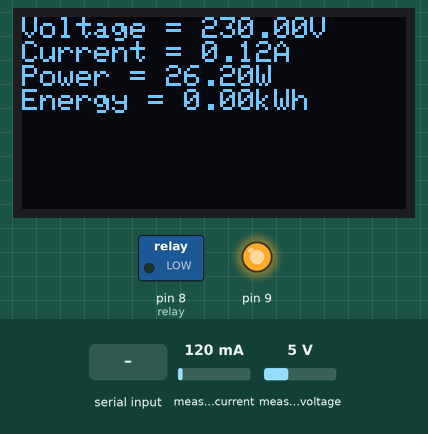
Bench run of a sketch on a simulated Arduino Uno, built with avr-gcc and run on an emulated ATmega328P. On the bench: 128×64 one-colour display, switched loads named in the sketch (green lamp = pin HIGH), output pins drawn as LEDs (lit = HIGH). Inputs (shaded band) come from the test bench; at power-on: measured current 120 mA, measured voltage 5 V. What the sketch prints to the serial monitor is not drawn.

Above: at 1.2 s.
1.3 s: measured current set to 40 mA
At 2.9 s:
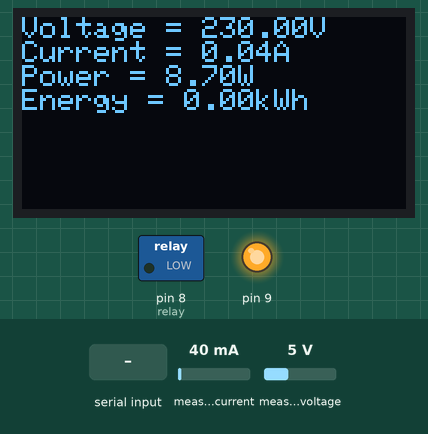
3.8 s: byte 1 (1) received over Serial
At 5.7 s:
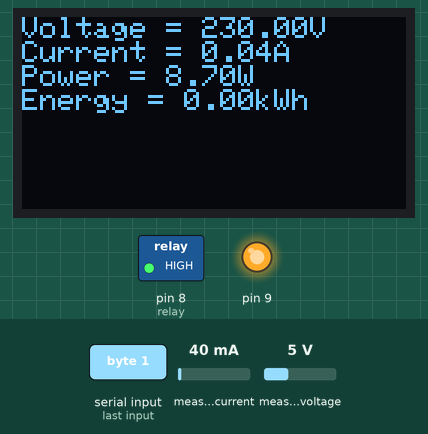
6.0 s: measured voltage set to 0.3 V
At 7.5 s:
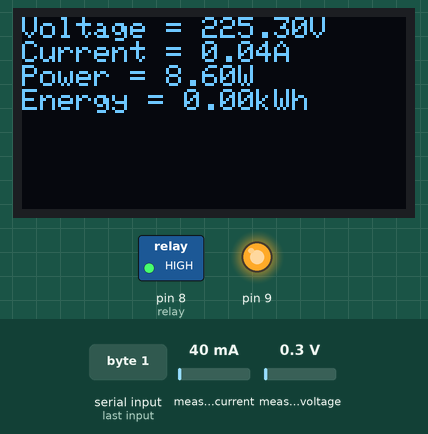
8.3 s: byte 0 (0) received over Serial
At 10.2 s:
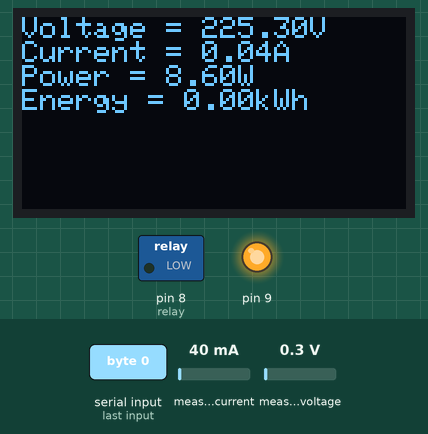
10.5 s: measured current set to 500 mA
At 12.2 s:
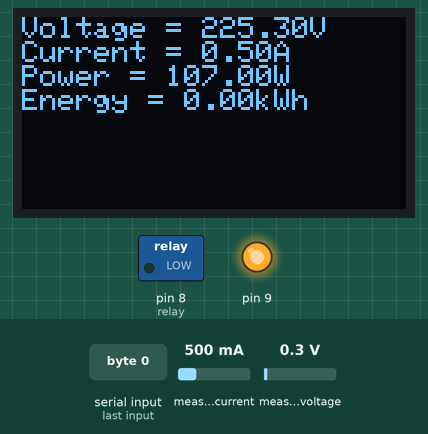
12.8 s: measured voltage set to 3.8 V
At 13.9 s:
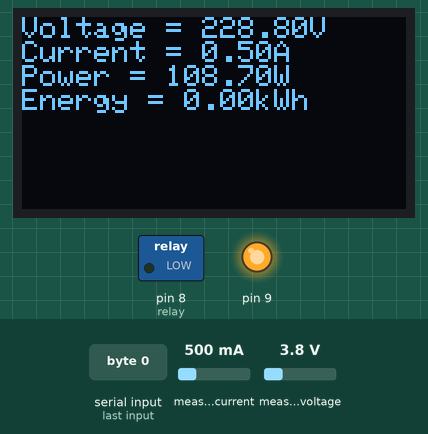
Timing chart, 0 to 15.8 s (numbered marks = the images above; inputs shaded):
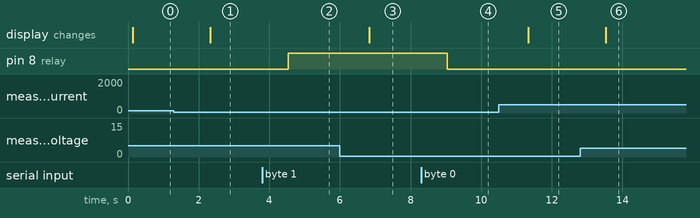

The sketch:

Arduinouno_relay_final.ino
```cpp
#include <PZEM004Tv30.h>
#include <Adafruit_GFX.h>
#include <Adafruit_SSD1306.h>

PZEM004Tv30 pzem(11, 12);
Adafruit_SSD1306 display(-1);

const int relay = 8;
long int data;
float sdata1 = 0;
float sdata2 = 0;
float sdata3 = 0;
float sdata4 = 0;
float sdata5 = 0;
float sdata6 = 0;


String cdata, idata, vdata, edata,pdata; // complete data

void setup()
 {
   Serial.begin(9600);
   pinMode(9, OUTPUT);
   digitalWrite(9, HIGH);
   pinMode(relay, OUTPUT);

   display.begin(SSD1306_SWITCHCAPVCC, 0x3C);
   display.clearDisplay();
 }

void loop()
 {
   if(Serial.available() == 0 )
     {
       sdata1 = pzem.voltage();
       sdata2 = pzem.current();
       sdata3 = pzem.power();
       sdata4 = pzem.energy();
       sdata5 = pzem.frequency();
       sdata6 = pzem.pf();

       cdata = cdata + sdata1+","+sdata2+","+sdata3+","+sdata4+","+sdata5+","+sdata6;

       Serial.println(cdata);

       vdata = vdata + "Voltage = " + sdata1 + "V";
       idata = idata + "Current = " + sdata2 + "A";
       edata = edata + "Energy = " + sdata4 + "kWh";
       pdata = pdata + "Power = " + sdata3 + "W";

       display.setCursor(0,0);
       display.setTextSize(1);
       display.setTextColor(WHITE);
       display.println(vdata);
       display.println(idata);
       display.println(pdata);
       display.println(edata);
       display.display();
       delay(1000);
       display.clearDisplay();
       cdata = "";
       vdata = "";
       idata = "";
       edata = "";
       pdata = "";
    }
  if( Serial.available() > 0 )
    {
       data = Serial.read();
       delay(100);
       Serial.println("Relay Signal");
       Serial.println(data);
       if ( data == 0 )
           {
              digitalWrite(relay, LOW);
           }
       if ( data == 1 )
           {
              digitalWrite(relay, HIGH);
           }
    }
 }
```

Measured:
- after the input at 1.3 s, the display: changes after 1.0 s (image 1)
- after the input at 3.8 s, pin 8 (relay): LOW → HIGH after 0.73 s
- after the input at 6.0 s, the display: changes after 0.83 s (image 3)
- after the input at 8.3 s, pin 8 (relay): HIGH → LOW after 0.73 s
- after the input at 10.5 s, the display: changes after 0.83 s (image 5)
- after the input at 12.8 s, the display: changes after 0.73 s (image 6)
